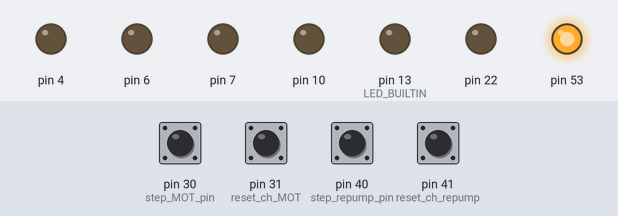
Recording of a sketch running on a simulated Arduino Mega 2560, built with avr-gcc and run on an emulated ATmega2560. Parts: output pins drawn as LEDs (lit = HIGH). The test bench sets the inputs (shaded band); at power-on: pin 30 (step_MOT_pin), pin 31 (reset_ch_MOT), pin 40 (step_repump_pin), pin 41 (reset_ch_repump) HIGH. Pins used as bus, display or sensor lines are not drawn.

Above: at 0.1 s.
Timing chart, 0 to 1.6 s (numbered marks = the images above):
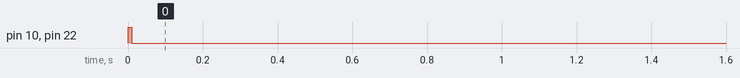

The sketch:

AD9959.ino
```cpp
/*
 * Revised Code by Aditya 6/23/21 - Matthew Peters
 */

#include <SPI.h>
#include "AD9959.h"
#include "Communication.h"

//Construct objectives
comSerial arduino;
/*
    Pin 10 is SS pin of Arduino Uno. Select pin 8 and 9 as IOUpdate and reset.
    Pin 7, 6, 5, 4 are for Profile 0 (p0), p1, p2, p3, respectively.
*/
AD9959 DDS(10, 50, 22, 7, 6, 5, 4);

//Channels on the DDS, the corresponding channel must be enabled to see an output on that channel
int CH[4]   = {0x10, 0x20, 0x40, 0x80}; // CH[0]: MOT, CH[1]: repump+

// Define the frequencies that we will be stepping through when the trigger is set to high
long freq_MOT[20] = {0};
long freq_repump[20] = {0};

// The lengths of the above lists
byte num_elements = 0;
byte num_elements_MOT = 0;
byte num_elements_repump = 0;

int flag = 0; // flag = 1: MOT, flag = 2: repump

// the index of the frequency list that the DDS is currently outputting for the MOT channel
int counter_MOT = 0;
// whether or not to step to the next frequency
int step_MOT = 0;
// whether or not to reset the counter
int reset_state_MOT = 0;

// same as above but for repump
int counter_repump = 0;
int step_repump = 0;
int reset_state_repump = 0;

// input pins for stepping/resetting: the reset pin does not need to be used.
int step_MOT_pin = 30;
int reset_ch_MOT = 31;
int step_repump_pin = 40;
int reset_ch_repump = 41;

void setup()
{
    pinMode(LED_BUILTIN, OUTPUT);
    pinMode(step_MOT_pin, INPUT);
    pinMode(reset_ch_MOT, INPUT);
    pinMode(step_repump_pin, INPUT);
    pinMode(reset_ch_repump, INPUT);
//  Normal begin and warming up of Serial port.
    Serial.begin(115200);
    while(!Serial) ;

//  Start SPI
//  In initialize(), set the External REF frequency.
    SPI.begin();
    DDS.initialize(20000000);
}

void loop() {

if (Serial.available() > 1){
    flag = Serial.read();

    if (flag == 1){
      num_elements_MOT = Serial.read();
      num_elements = num_elements_MOT;

    }


    if (flag == 2){
      num_elements_repump = Serial.read();
      num_elements = num_elements_repump;

    }


    for (byte a = 0; a<num_elements; a+= 1){
      while(Serial.available()<3){
        1+1;
      }
      float temp1 = Serial.read();
      float temp2 = Serial.read();
      float temp3 = Serial.read();
      if(flag == 1) { freq_MOT[a] = (temp1*65536 + temp2*256 + temp3)*1000; }
      if(flag == 2) { freq_repump[a] = (temp1*65536 + temp2*256 + temp3)*1000; }

    }
    if(flag == 1) {
      DDS.selectChannel(CH[0]);
      DDS.setFreq(freq_MOT[0]);
      counter_MOT = 0;
    }
    if(flag == 2) {
      DDS.selectChannel(CH[3]);
      DDS.setFreq(freq_repump[0]);
      counter_repump = 0;
      }
}

/*----------------------------------------------------*/
/*---------------------MOT control--------------------*/
/*----------------------------------------------------*/

if (digitalRead(step_MOT_pin) == LOW){
  step_MOT = 0;
}
if (digitalRead(step_MOT_pin) == HIGH && step_MOT == 0){
  step_MOT = 1;


  if (counter_MOT < num_elements_MOT){
    DDS.selectChannel(CH[0]);
    DDS.setFreq(freq_MOT[counter_MOT]);
    counter_MOT += 1;
  }
}

if (digitalRead(reset_ch_MOT) == LOW){
  reset_state_MOT = 0;
}

if(digitalRead(reset_ch_MOT) == HIGH && reset_state_MOT == 0){

  DDS.selectChannel(CH[0]);
  DDS.setFreq(freq_MOT[0]);
  counter_MOT = 0;
  reset_state_MOT = 1;
}

/*----------------------------------------------------*/
/*-------------------repump control-------------------*/
/*----------------------------------------------------*/

if (digitalRead(step_repump_pin) == LOW){
  step_repump = 0;
}
if (digitalRead(step_repump_pin) == HIGH && step_repump == 0){
  step_repump = 1;
  if (counter_repump < num_elements_repump){
    DDS.selectChannel(CH[3]);
    DDS.setFreq(freq_repump[counter_repump]);
    counter_repump += 1;
  }
}

if (digitalRead(reset_ch_repump) == LOW){
  reset_state_repump = 0;
}
if(digitalRead(reset_ch_repump) == HIGH && reset_state_repump == 0){
  DDS.selectChannel(CH[3]);
  DDS.setFreq(freq_repump[0]);
  counter_repump = 0;
  reset_state_repump = 1;
}
}
```

AD9959.cpp
```cpp
#include "Arduino.h"
#include "AD9959.h"
#include <SPI.h>

//Registers
//Control Register
int CSR   = 0x00;
int FR1   = 0x01;
int FR2   = 0x02;
//Channel Register
int CFR   = 0x03;
int CFTW0 = 0x04;
int CPOW0 = 0x05;
int ACR   = 0x06;
int LSRR  = 0x07;
int RDW   = 0x08;
int FDW   = 0x09;
//Profile Register
//For Modulation and Linear Sweep
int CW1   = 0x0A;
int CW2   = 0x0B;
int CW3   = 0x0C;
int CW4   = 0x0D;
int CW5   = 0x0E;
int CW6   = 0x0F;
int CW7   = 0x10;
int CW8   = 0x11;
int CW9   = 0x12;
int CW10  = 0x13;
int CW11  = 0x14;
int CW12  = 0x15;
int CW13  = 0x16;
int CW14  = 0x17;
int CW15  = 0x18;

//Constructor
AD9959::AD9959(int CS, int IOUpdate, int reset, int p0, int p1, int p2, int p3)
{
//Initialize variables
	_CS = CS;
	_IOUpdate = IOUpdate;
	_reset = reset;
	_p[0] = p0;
	_p[1] = p1;
	_p[2] = p3;
	_p[3] = p3;

	RESOLUTION_F = 4294967296.0;
	RESOLUTION_P = 16384.0;
	_sysClk = 500000000;

	_statusCFR[0] = 0x00;
	_statusCFR[1] = 0x03;
	_statusCFR[2] = 0x02;


//Define pinModes
/*
	Here only additional pins are defined. MOSI, MISO, SCLK pins are pre-defined by SPI.h.
	CS pin is basically the SS pin in SPI.h

	When CS(SS) is set to be HIGH, it ignores the master.
	A High-Low cycle of IOUpdate pin is required after a set of communication.
	This will enable the data in register. It could be sent after each cycle or after several cycles.
*/
	pinMode(_CS, OUTPUT);
	pinMode(_IOUpdate, OUTPUT);
	pinMode(_reset, OUTPUT);
	pinMode(_p[0], OUTPUT);
	pinMode(_p[1], OUTPUT);
	pinMode(_p[2], OUTPUT);
	pinMode(_p[3], OUTPUT);

	digitalWrite(_CS, HIGH);//When the SS pin is
	digitalWrite(_IOUpdate, LOW);
	digitalWrite(_reset, LOW);//Maybe I do not need it.
	digitalWrite(_p[0], LOW);//Otherwise the Linear Sweep Mode would be turned on.
	digitalWrite(_p[1], LOW);
	digitalWrite(_p[2], LOW);
	digitalWrite(_p[3], LOW);
}

//Public function
void AD9959::initialize(unsigned long sysClk)
{
  reset();
  _sysClk = sysClk;
  setPLL_VCO(20, 1);
}

void AD9959::setPLL_VCO(byte ratio, bool enable)
{
	if(ratio > 20)
		ratio = 20;
	byte setValue = (enable << 7) + (ratio << 2);
	byte buffer[3] = {setValue, 0x00, 0x00};
	_sysClk *= ratio;
	_statusFR1 = buffer[0];
	writeReg(FR1, buffer, 3);
	IOUpdate();
}

void AD9959::reset()
{
	digitalWrite(_reset, HIGH);
	delay(10);
	digitalWrite(_reset, LOW);
}

void AD9959::IOUpdate()
{
	digitalWrite(_IOUpdate, HIGH);
	digitalWrite(_IOUpdate, LOW);
}

/*
	General remarks about all SET functions:
	Setting is active for enabled channel(s).
	As a result, before setting up, a selectChannel function is to be called.
	This would disable other channel.
	Thus after setting we need to call SET functions four times and finally
	choose the channels we want.
*/
void AD9959::selectChannel(byte ch)
{
	//To remain the last three bits of CSR status
 	_statusCSR = ch | (0x07 & _statusCSR);
	writeReg(CSR, _statusCSR);
}

void AD9959::setFreq(unsigned long freq)
{
	//setFrequency
	_freq = freq;
	unsigned long FTW = (unsigned long) freq * RESOLUTION_F / _sysClk;
	byte buffer[4] = {(byte)(FTW >> 24), (byte)(FTW >> 16), (byte)(FTW >> 8), (byte)FTW};
	writeReg(CFTW0, buffer, 4);
	IOUpdate();
}

void AD9959::setPhase(double phase)
{
	//Select channel(s)
//	selectChannel(ch);
	//setPhase
	_phase = phase;
	//According to datasheet, the 14bit phase accumulator require such a resolution.
	unsigned long POW = (unsigned long) RESOLUTION_P * phase / 360.0;
	byte buffer[2] = {(byte)(POW >> 8), (byte)POW};
	writeReg(CPOW0, buffer, 2);
	//IOUpdate();
}

/*
	Amplitude is controlled with a 10bit register. Maximal value is 1024.
	This actually has 24bits in total.
	The 13th bit is better to be set high for safety.
	The 14th bit should be set low.
*/
void AD9959::setAmp(unsigned long amp)
{
//	unsigned long ATW = (unsigned long) amp;
	byte buffer[3] = {0x00, (0x10 | (byte)(amp >> 8)), (byte)amp};
	writeReg(ACR, buffer, 3);
	IOUpdate();
}

unsigned long AD9959::getFreq()
{
	return _freq;
}

double AD9959::getPhase()
{
	return _phase;
}

/*
	sFTW means start frequency tuning word.
	eFTW means end frequency tuning word.
	rDW means rising delta word.
	fDW means falling delta word.
*/
void AD9959::linearSweepF(unsigned long* inputLW)
{
	unsigned long sFTW = (unsigned long) inputLW[0] * RESOLUTION_F / _sysClk;
	unsigned long eFTW = (unsigned long) inputLW[1] * RESOLUTION_F / _sysClk;
	unsigned long rDW = (unsigned long) inputLW[2] * RESOLUTION_F / _sysClk;
	unsigned long fDW = (unsigned long) inputLW[4] * RESOLUTION_F / _sysClk;

	byte bufferCFR[3] = {0x80, 0x43, 0x00};
	byte buffersFTW[4] = {(byte)(sFTW >> 24), (byte)(sFTW >> 16), (byte)(sFTW >> 8), (byte)(sFTW)};
	byte buffereFTW[4] = {(byte)(eFTW >> 24), (byte)(eFTW >> 16), (byte)(eFTW >> 8), (byte)(eFTW)};
	byte bufferRDW[4] = {(byte)(rDW >> 24), (byte)(rDW >> 16), (byte)(rDW >> 8), (byte)(rDW)};
	byte bufferFDW[4] = {(byte)(fDW >> 24), (byte)(fDW >> 16), (byte)(fDW >> 8), (byte)(fDW)};
	byte bufferLSRR[2] = {inputLW[5], inputLW[3]};

	writeReg(CFR, bufferCFR, 3);
	writeReg(CFTW0, buffersFTW, 4);
	writeReg(CW1, buffereFTW, 4);
	writeReg(RDW, bufferRDW, 4);
	writeReg(FDW, bufferFDW, 4);
	writeReg(LSRR, bufferLSRR, 2);
//	delay(10);
	IOUpdate();
	startSweep(inputLW[7]);
	delay(inputLW[6]);
	stopSweep(inputLW[7]);
}

/*
	sPOW means start phase tuning word.
	ePOW means end phase tuning word.
	rDW means rising delta word.
	fDW means falling delta word.
*/

/*
	Integer Version
*/

void AD9959::linearSweepP(unsigned long* inputLW)
{
	unsigned long sPOW = (unsigned long) inputLW[0] * RESOLUTION_P / 360.0;
	unsigned long ePOW = (unsigned long) inputLW[1] * RESOLUTION_P / 360.0;
	unsigned long rDW = (unsigned long) inputLW[2] * RESOLUTION_P / 360.0;
	unsigned long fDW = (unsigned long) inputLW[4] * RESOLUTION_P / 360.0;

	byte bufferCFR[3] = {0xC0, 0x43, 0x00};
	byte buffersPOW[2] = {(byte)(sPOW >> 8), (byte)(sPOW)};
/*
	Care should be taken here
	The upper 14bit will be used. So we need to make sure the way we used to contruct a byte is to set 0 at the end.
*/
	byte bufferePOW[4] = {(byte)(ePOW >> 6), (byte)(ePOW << 2), 0x00, 0x00};
	byte bufferRDW[4] = {(byte)(rDW >> 6), (byte)(rDW << 2), 0x00, 0x00};
	byte bufferFDW[4] = {(byte)(fDW >> 6), (byte)(fDW << 2), 0x00, 0x00};
	byte bufferLSRR[2] = {inputLW[5], inputLW[3]};

	writeReg(CFR, bufferCFR, 3);
	writeReg(CPOW0, buffersPOW, 2);
	writeReg(CW1, bufferePOW, 4);
	writeReg(RDW, bufferRDW, 4);
	writeReg(FDW, bufferFDW, 4);
	writeReg(LSRR, bufferLSRR, 2);
	IOUpdate();
	startSweep((unsigned long)inputLW[7]);
	delay((unsigned long)inputLW[6]);
	stopSweep((unsigned long)inputLW[7]);
}

/*
	Double Version
*/
void AD9959::linearSweepP(double* inputLW)
{
	unsigned long sPOW = (unsigned long) inputLW[0] * RESOLUTION_P / 360.0;
	unsigned long ePOW = (unsigned long) inputLW[1] * RESOLUTION_P / 360.0;
	unsigned long rDW = (unsigned long) inputLW[2] * RESOLUTION_P / 360.0;
	unsigned long fDW = (unsigned long) inputLW[4] * RESOLUTION_P / 360.0;

	byte bufferCFR[3] = {0xC0, 0x43, 0x00};
	byte buffersPOW[2] = {(byte)(sPOW >> 8), (byte)(sPOW)};
/*
	Care should be taken here
	The upper 14bit will be used. So we need to make sure the way we used to contruct a byte is to set 0 at the end.
*/
	byte bufferePOW[4] = {(byte)(ePOW >> 6), (byte)(ePOW << 2), 0x00, 0x00};
	byte bufferRDW[4] = {(byte)(rDW >> 6), (byte)(rDW << 2), 0x00, 0x00};
	byte bufferFDW[4] = {(byte)(fDW >> 6), (byte)(fDW << 2), 0x00, 0x00};
	byte bufferLSRR[2] = {inputLW[5], inputLW[3]};

	writeReg(CFR, bufferCFR, 3);
	writeReg(CPOW0, buffersPOW, 2);
	writeReg(CW1, bufferePOW, 4);
	writeReg(RDW, bufferRDW, 4);
	writeReg(FDW, bufferFDW, 4);
	writeReg(LSRR, bufferLSRR, 2);
	IOUpdate();
	startSweep((unsigned long)inputLW[7]);
	delay((unsigned long)inputLW[6]);
	stopSweep((unsigned long)inputLW[7]);
}

/*
	sACR means start amplitude tuning word.
	eACR means end amplitude tuning word.
	rDW means rising delta word.
	fDW means falling delta word.
*/
void AD9959::linearSweepA(unsigned long* inputLW)
{
	byte bufferCFR[3] = {0x40, 0x43, 0x00};
	byte buffersACR[3] = {0x00, (0x10 | (byte)(inputLW[0] >> 8)), (byte)(inputLW[0])};
	byte buffereACR[4] = {(byte)(inputLW[1] >> 2), (byte)(inputLW[1] << 8), 0x00, 0x00};
	byte bufferRDW[4] = {(byte)(inputLW[2] >> 2), (byte)(inputLW[2] << 8), 0x00, 0x00};
	byte bufferFDW[4] = {(byte)(inputLW[4] >> 2), (byte)(inputLW[4] << 8), 0x00, 0x00};
	byte bufferLSRR[2] = {inputLW[5], inputLW[3]};

	writeReg(CFR, bufferCFR, 3);
	writeReg(ACR, buffersACR, 3);
	writeReg(CW1, buffereACR, 4);
	writeReg(RDW, bufferRDW, 4);
	writeReg(FDW, bufferFDW, 4);
	writeReg(LSRR, bufferLSRR, 2);
//	delay(10);
	IOUpdate();
	startSweep(inputLW[7]);
	delay(inputLW[6]);
	stopSweep(inputLW[7]);
}

void AD9959::startSweep(byte ch)
{
	digitalWrite(_p[ch], HIGH);
}

void AD9959::stopSweep(byte ch)
{
	digitalWrite(_p[ch], LOW);
}

// These functions aren't used, but could be used.
void AD9959::powerDown(byte ch)
{
	selectChannel(ch);
	byte buffer[3] = {0x00, 0x03, 0xC0};
	writeReg(CFR, buffer, 3);
	IOUpdate();
}

void AD9959::setSine(byte ch)
{
	selectChannel(ch);
	byte buffer[3] = {0x00, 0x03, 0x01};
	writeReg(CFR, buffer, 3);
	IOUpdate();
}

//Private function
void AD9959::writeReg(byte infoReg, byte dataReg)
{
	SPI.beginTransaction(SPISettings(20000000, MSBFIRST, SPI_MODE0));
	SPI.transfer(infoReg);
	SPI.transfer(dataReg);
	SPI.endTransaction();
}

void AD9959::writeReg(byte infoReg, byte *dataReg, byte len)
{

	SPI.beginTransaction(SPISettings(20000000, MSBFIRST, SPI_MODE0));
  digitalWrite(_CS, LOW);
	SPI.transfer(infoReg);
	int i = 0;
	for(i = 0; i < len; ++i)
		SPI.transfer(dataReg[i]);
	SPI.endTransaction();
}
```

AD9959.h
```cpp
/*AD9959.h*/
/*
	Achieved Functions:
	1. Set Frequency.
	2. Set Phase.
	3. Set Amplitude.
	4. Serial Control.
	5. Linear Sweep.
	6. Power down control.
	Comtemporarily we could not read the value of a register, to reduce the wires needed for operation.
	However, because all the value we set could be directly seen, that would not be a problem.

	Modulation Function could be directly modified from Linear Sweep Function. They are essentially similar.
	But for modulation requires more parameters which could only be determined by user, I leave it out.
*/
#ifndef _AD9959_H_
#define _AD9959_H_

#include "Arduino.h"

class AD9959
{
public:
	AD9959(int, int, int, int, int, int, int);

//	General Functions
	void initialize(unsigned long);
	void reset();
	void IOUpdate();
	void powerDown(byte);

//	Setting-Up Functions
	void setFreq(unsigned long);
	void setPhase(double);
	void setAmp(unsigned long);
	void setSine(byte);
	void selectChannel(byte);
	void setPLL_VCO(byte, bool);
	unsigned long getFreq();
	double getPhase();

//	Linear Sweep Function
//	void linearSweepF(unsigned long, unsigned long, unsigned long, byte, unsigned long, byte);
	void linearSweepF(unsigned long* inputLW);
//	void linearSweepP(double, double, double, byte, double, byte);
	void linearSweepP(double* inputLW);
	void linearSweepP(unsigned long* inputLW);
//  void linearSweepP(unsigned long, unsigned long, unsigned long, byte, unsigned long, byte);
//	void linearSweepA(unsigned long, unsigned long, unsigned long, byte, unsigned long, byte);
	void linearSweepA(unsigned long* inputLW);
	void startSweep(byte);
	void stopSweep(byte);

private:
	void writeReg(byte, byte);
	void writeReg(byte, byte *, byte);

	int _CS, _IOUpdate, _reset;
	int _p[4];
	byte _statusCSR, _statusFR1;
	byte _statusCFR[3];
	unsigned long _sysClk, _freq;
	double RESOLUTION_F, RESOLUTION_P, _phase;
};

#endif
```

Communication.cpp
```cpp
#include "Arduino.h"
#include "Communication.h"

comSerial::comSerial()
{
	inte = 0;
	floa = 0.0;
	flag = 0;
//	ch = 'q';
}

byte comSerial::scan()
{
	int count = 0;
  inte = 0;
  floa = 0.0;
  flag = 0;
	while(Serial.available() <= 0)
		delay(50);// This is crucial to wait until all the data are transferred through serial port.
	while(Serial.available() > 0)
	  buffer[count++] = Serial.read();
//  Serial.println(count); //It seems only your input will be recorded. When the input stream is off, everything would be fine.
/*
	Criterion:
	1. For grammer input, the first input must be letter.
	2. For float input, comtemporarily the last but one input must be '.'.
	3. For integer input, all should be integer of course.
*/
/*
	if(buffer[0] > 64 && buffer[0] < 123)//letter and '[', ']', '\', '^', '_', '`'
	{
		ch = new char[count];
		for(int i = 0; i < count; ++i)
			ch[i] = buffer[i];
		flag = 1;
	}
*/
  if(buffer[0] > 64 && buffer[0] < 123)//letter and '[', ']', '\', '^', '_', '`'
  {
    ch = buffer[0];
    flag = 0;
  }
	else if(buffer[count - 2] == '.')
	{
		for(int i = 0; i < count - 2; ++i)
		{
			floa *= 10;
			floa += buffer[i] - 48;
		}
		floa += (buffer[count - 1] - 48) / 10.0;
		flag = 2;
	}
	else if(buffer[0] > 47 && buffer[0] < 58)
	{
		for(int i = 0; i < count; ++i)
		{
			inte *= 10;
			inte += buffer[i] - 48;
		}
		flag = 3;
	}
	else
	{
		flag = 4;
		Serial.println("Type error. Please enter again.");
	}
 // Serial.println(buffer[0]);
	return flag;
}
```

Communication.h
```cpp
/* Communication.h */
#ifndef _Communication_H_
#define _Communication_H_

#include "Arduino.h"

class comSerial
{
public:
	comSerial();
	byte scan();

	unsigned long inte;//For setting numbers, such as frequency.
	double floa;//For setting numbers, such as phase.
//	char* str;//For grammer detection
  char ch; //For grammer detection
private:
	byte buffer[10];
	byte flag;//flag = 3, 2, 1, 0 denotes inte, floa, str, ch, respectively.
};

#endif
```
